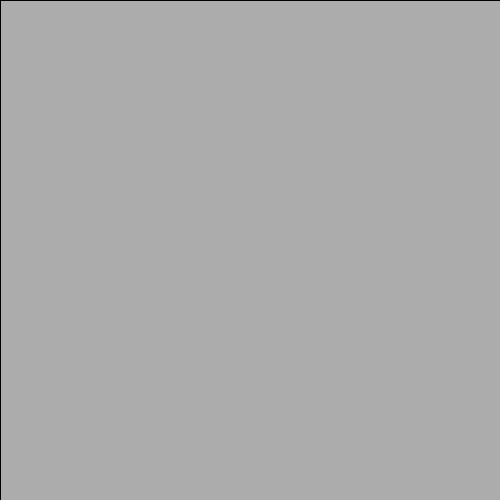
Frame 1 (no input)
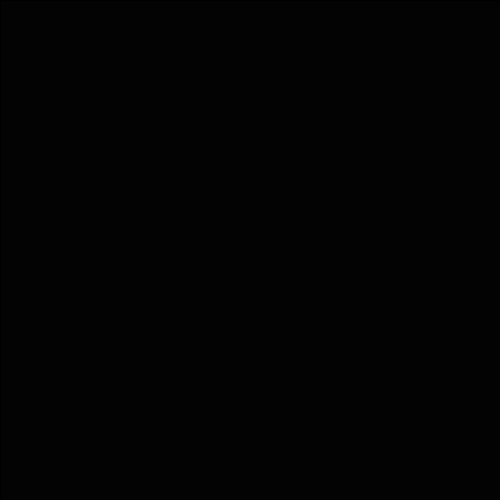
Frame 60 (the mouse pressed at the canvas centre just before this capture)
Frame 120 (the mouse held since frame 60 and released just before this capture): identical to frame 60, image omitted

The Processing sketch that drew these frames (run headless with seeded random() and noise(); from frame 60 on, the mouse is pressed at the canvas centre):

// Processing sketch: Esercizio2
// ── Esercizio2.pde
ArrayList<Planet> planets;

void setup()
{
  size(500,500);
  planets=new ArrayList();
}

void draw()
{
  fill(0,40);
  rect(0,0,500,500);
  
  for(Planet p:planets)
  {
    p.run();
  }
  
}

void keyPressed()
{
  if((key=='n')||(key=='N'))
  {
    planets.add(new Planet(random(50,450),random(50,450),random(15,45),color(255,255,random(0,255))));
  }
}

// ── Planet.pde
class Planet{
  float x, y, s;
  color c;
  Satellite sa;
  
  Planet(float _x, float _y, float _s, color _c){
    x=_x;
    y=_y;
    s=_s;
    c=_c;
    sa=new Satellite(x, y, s*2);
  }
  
  void display(){
    noStroke();
    fill(c);
    ellipse(x, y, s, s);
  }
  
  void move(){
    x+=random(-0.5, 0.5);
    y+=random(-0.5, 0.5);
    sa.change(x, y);
  }
  
  void run(){
    move();
    sa.run();
    display();
  }
  

}

// ── Satellite.pde
class Satellite{
  float x, y, d, r;
  
  Satellite(float _x, float _y, float _d){
    x=_x;
    y=_y;
    d=_d;
    r=random(0, 360);
  }
  
  void display(){
    noStroke();
    fill(200, 200, 255);
    pushMatrix();
    translate(x, y);
    rotate(radians(r));
    ellipse(d, 0, 10, 10);
    popMatrix();
  }
  
  void change(float _x, float _y){
    x=_x;
    y=_y;
  }
  
  void move(){
    r+=5;
  }
  
  void run(){
    move();
    display();
  }
  
}
  
  
